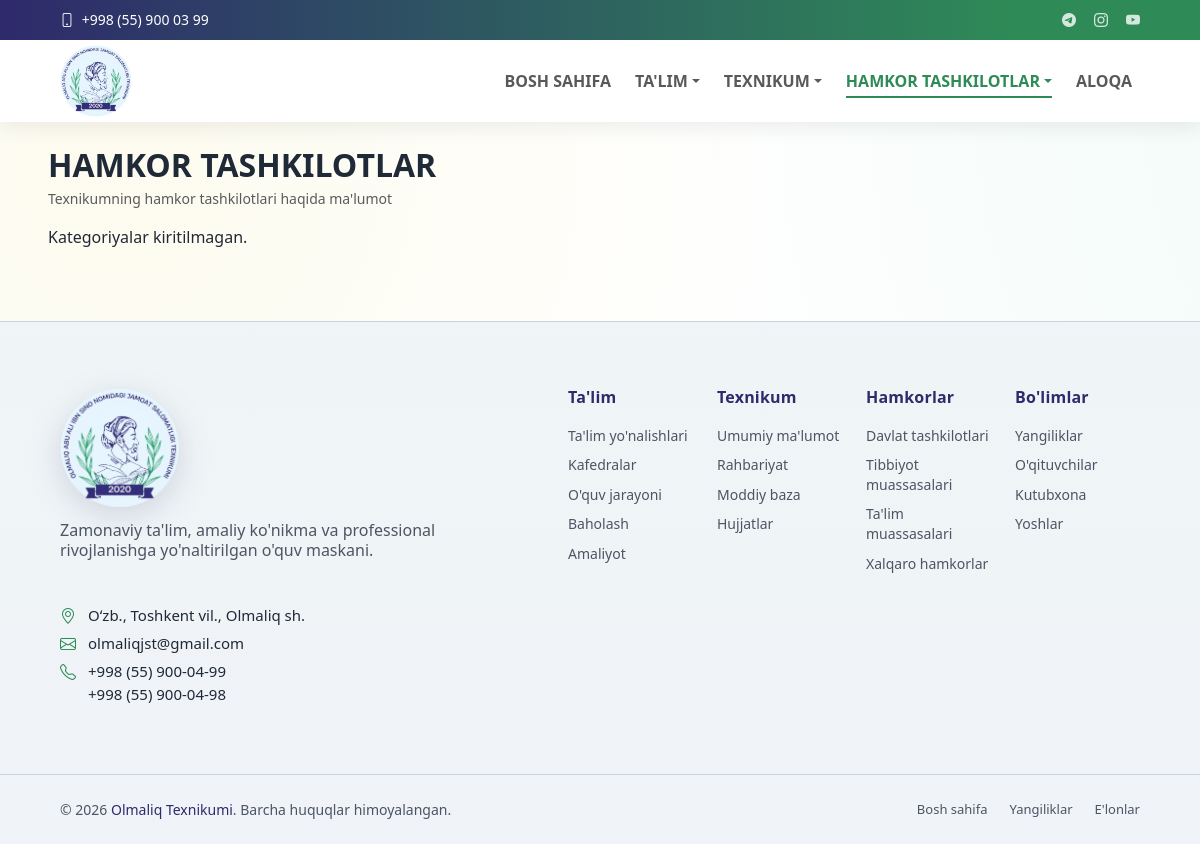
Page /hamkorlar/ on the earlier database version.
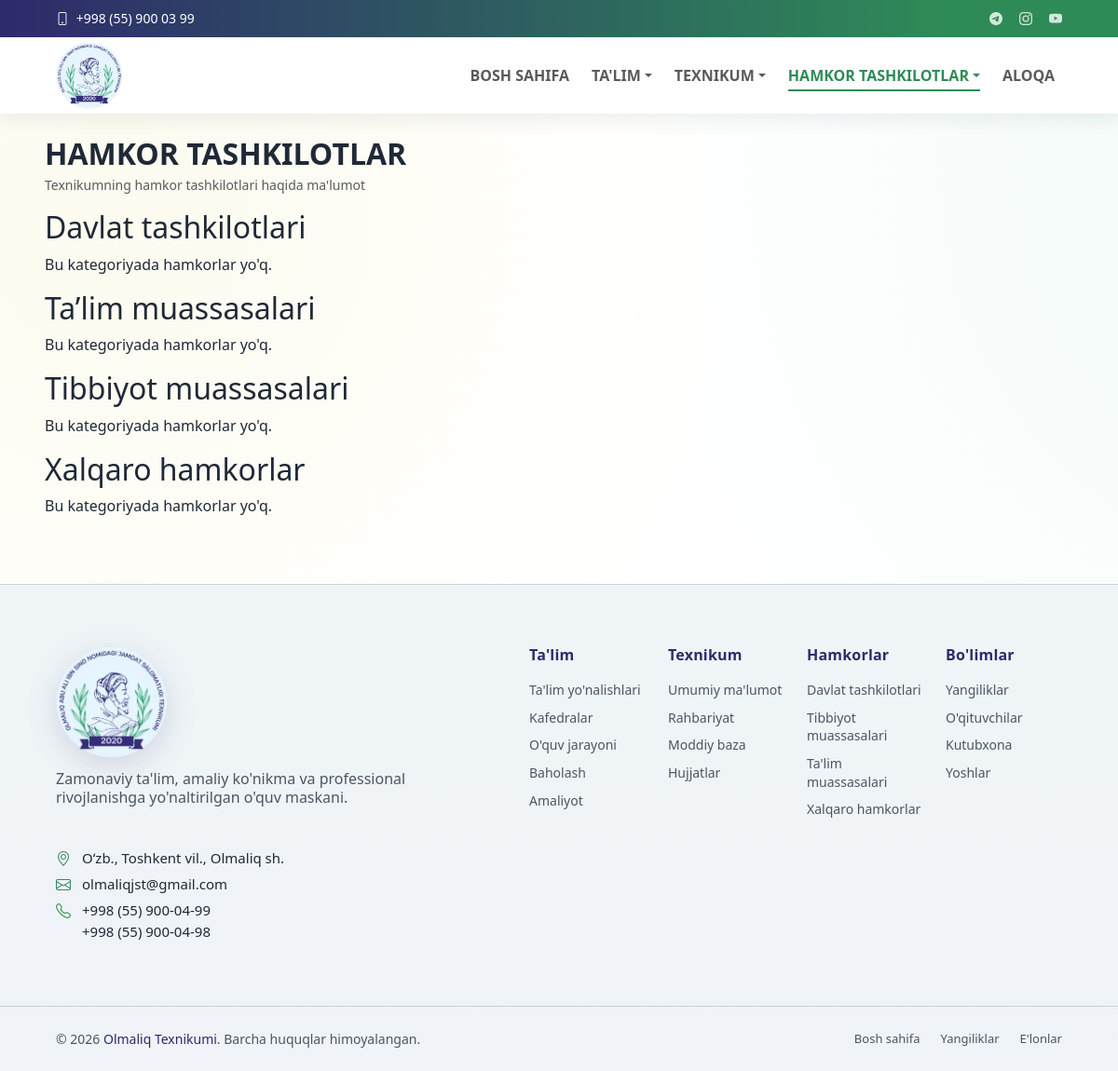
Same page on the later database version.
### core/models.py (models this page shows, shortened)
class TopbarSettings(models.Model):
    email = models.EmailField(blank=True)
    phone = models.CharField(max_length=50, blank=True)
    telegram_url = models.URLField(blank=True)
    instagram_url = models.URLField(blank=True)
    youtube_url = models.URLField(blank=True)
    is_active = models.BooleanField(default=True)
    updated_at = models.DateTimeField(auto_now=True)
    class Meta:
        ordering = ['-updated_at', '-id']
        verbose_name = "Topbar sozlamasi"
        verbose_name_plural = "Topbar sozlamalari"

### partners/models.py (models this page shows, shortened)
class PartnerCategory(models.Model):
    name = models.CharField(max_length=200)
    slug = models.SlugField(unique=True)
    description = models.TextField(blank=True)
    class Meta:
        ordering = ['name']
        verbose_name = "Hamkor kategoriyasi"
        verbose_name_plural = "Hamkor kategoriyalari"

### partners/views.py (the view)
# urls.py: path('', views.partner_list, name='partner_list'),
def partner_list(request):
    categories = PartnerCategory.objects.prefetch_related('partners').all()
    return render(request, 'partners/partner_list.html', {'categories': categories})

### core/context_processors.py (called while the page is built)
def menu_context(request):
    menu_items = (
        Menu.objects.filter(parent__isnull=True, is_active=True)
        .prefetch_related('children')
        .order_by('order', 'id')
    )
    topbar = TopbarSettings.objects.filter(is_active=True).first()
    return {
        'menu_items': menu_items,
        'topbar_settings': topbar,
    }

### partners/templates/partners/partner_list.html (shortened to what this page needs)
{% extends 'base.html' %}
{% block content %}
    <section>
        <div class="mt-5 mt-md-3 mt-lg-2">
            <h2 class="fw-bold text-uppercase mb-1">Hamkor tashkilotlar</h2>
            <p class="text-muted small">Texnikumning hamkor tashkilotlari haqida ma'lumot</p>
        </div>
        <div>
            {% for category in categories %}
                <h2 id="{{ category.name|slugify }}">{{ category.name }}</h2>
                {% for partner in category.partners.all %}
                    {% if partner.is_active %}
                        <p>
                            <strong>{{ partner.name }}</strong>
                            {% if partner.website %}-
                                <a href="{{ partner.website }}" target="_blank" rel="noopener">Sayt</a>
                            {% endif %}
                        </p>
                    {% endif %}
                    {% empty %}
                    <p>Bu kategoriyada hamkorlar yo'q.</p>
                {% endfor %}
                {% empty %}
                <p>Kategoriyalar kiritilmagan.</p>
            {% endfor %}
        </div>
    </section>
{% endblock %}

### templates/base.html (shortened to what this page needs)
{% load static %}
<!DOCTYPE html>
<html lang="uz">
<head>
    <link href="https://cdn.jsdelivr.net/npm/bootstrap@5.3.3/dist/css/bootstrap.min.css" rel="stylesheet">
    <link href="https://cdn.jsdelivr.net/npm/bootstrap-icons@1.11.3/font/bootstrap-icons.min.css" rel="stylesheet">
    <link rel="stylesheet" href="{% static 'css/style.css' %}">
    <link rel="stylesheet" href="{% static 'css/responsive.css' %}">
    <link rel="stylesheet" href="{% static 'css/admin.css' %}">
</head>
<body>
    {% include 'includes/header.html' %}
    <main class="container page-content">
        {% block content %}{% endblock %}
    </main>
    {% include 'includes/footer.html' %}
</body>
</html>

### templates/includes/header.html (shortened to what this page needs)
{% load static %}
<header id="header" class="header fixed-top">
    <div class="topbar d-flex align-items-center">
        <div class="container d-flex justify-content-center justify-content-md-between">
           <div class="contact-info d-flex align-items-center gap-3">
                <div class="d-flex align-items-center">
                    <a href="tel:{{ topbar_settings.phone }}" class="link-underline link-underline-opacity-0 lh-1">
                        <i class="bi bi-phone me-1"></i>
                    <span>{{ topbar_settings.phone }}</span>
                    </a>
                </div>
            </div>
            <div class="social-links d-flex align-items-center">
                <a href="{{ topbar_settings.telegram_url }}" target="_blank" rel="noopener" aria-label="Telegram"><i class="bi bi-telegram"></i></a>
                <a href="{{ topbar_settings.instagram_url }}" target="_blank" rel="noopener" aria-label="Instagram"><i class="bi bi-instagram"></i></a>
                <a href="{{ topbar_settings.youtube_url }}" target="_blank" rel="noopener" aria-label="YouTube"><i class="bi bi-youtube"></i></a>
            </div>
        </div>
    </div>
    <div class="branding d-flex align-items-center">
        <nav class="navbar navbar-expand-lg  py-0 w-100">
            <div class="container position-relative d-flex align-items-center justify-content-between">
                <a class="navbar-brand brand d-flex align-items-center gap-2" href="{% url 'core:home' %}">
                    <img class="brand-logo" src="{% static 'images/logo.png' %}" alt="Olmaliq texnikumi logosi">
                </a>
                <div class="collapse navbar-collapse" id="mainNavbar">
                    {% with ns=request.resolver_match.namespace name=request.resolver_match.url_name %}
                    <ul class="navbar-nav ms-auto mb-2 mb-lg-0 align-items-lg-center gap-lg-2">
                        <li class="nav-item">
                            <a class="nav-link {% if ns == 'core' and name == 'home' %}active{% endif %}" href="{% url 'core:home' %}" {% if ns == 'core' and name == 'home' %}aria-current="page"{% endif %}>Bosh sahifa</a>
                        </li>
                        <li class="nav-item dropdown">
                            <a class="nav-link dropdown-toggle " href="#" role="button" data-bs-toggle="dropdown" aria-expanded="false" >Ta'lim</a>
                        </li>
                        <li class="nav-item dropdown">
                            <a class="nav-link dropdown-toggle " href="#" role="button" data-bs-toggle="dropdown" aria-expanded="false" >Texnikum</a>
                        </li>
                        <li class="nav-item dropdown">
                            <a class="nav-link dropdown-toggle {% if ns == 'partners' %}active{% endif %}" href="#" role="button" data-bs-toggle="dropdown" aria-expanded="false" {% if ns == 'partners' %}aria-current="page"{% endif %}>Hamkor tashkilotlar</a>
                        </li>
                        <li class="nav-item">
                            <a class="nav-link {% if ns == 'contact' %}active{% endif %}" href="{% url 'contact:contact' %}" {% if ns == 'contact' %}aria-current="page"{% endif %}>Aloqa</a>
                        </li>
                    </ul>
                    {% endwith %}
                </div>
            </div>
        </nav>
    </div>
</header>

### templates/includes/footer.html
{% load static %}
<footer id="footer" class="footer-16 footer position-relative">
    <div class="container">
        <div class="footer-main">
            <div class="row align-items-start">
                <div class="col-lg-5">
                    <div class="brand-section">
                        <a href="{% url 'core:home' %}" class="logo d-inline-flex align-items-center mb-2" aria-label="Olmaliq texnikumi bosh sahifasi">
                            <img class="footer-brand-logo" src="{% static 'images/logo.png' %}" alt="Olmaliq texnikumi logosi">
                        </a>
                        <p class="brand-description lh-sm">
                            Zamonaviy ta'lim, amaliy ko'nikma va professional rivojlanishga yo'naltirilgan o'quv maskani.
                        </p>
                        <div class="contact-info mt-5">
                            <div class="contact-item">
                                <i class="bi bi-geo-alt"></i>
                                <a href="https://yandex.uz/maps/?text=Olmaliq%20shahri%2C%20O%27zbekiston" target="_blank" rel="noopener">
                                    Oʻzb., Toshkent vil., Olmaliq sh.
                                </a>
                            </div>
                            <div class="contact-item">
                                <i class="bi bi-envelope"></i>
                                <a href="mailto:olmaliqjst@gmail.com">olmaliqjst@gmail.com</a>
                            </div>
                            <div class="contact-item contact-item--phones">
                                <i class="bi bi-telephone"></i>
                                <div class="phone-links d-flex flex-column gap-2">
                                    <a href="tel:+998559000499">+998 (55) 900-04-99</a>
                                    <a href="tel:+998559000498">+998 (55) 900-04-98</a>
                                </div>
                            </div>
                        </div>
                    </div>
                </div>
                <div class="col-lg-7">
                    <div class="footer-nav-wrapper">
                        <div class="row">
                            <div class="col-6 col-lg-3">
                                <div class="nav-column">
                                    <h6>Ta'lim</h6>
                                    <nav class="footer-nav">
                                        <a href="{% url 'education:directions' %}">Ta'lim yo'nalishlari</a>
                                        <a href="{% url 'education:departments_list' %}">Kafedralar</a>
                                        <a href="{% url 'education:process' %}">O'quv jarayoni</a>
                                        <a href="{% url 'education:assessment' %}">Baholash</a>
                                        <a href="{% url 'education:practice' %}">Amaliyot</a>
                                    </nav>
                                </div>
                            </div>
                            <div class="col-6 col-lg-3">
                                <div class="nav-column">
                                    <h6>Texnikum</h6>
                                    <nav class="footer-nav">
                                        <a href="{% url 'core:about' %}">Umumiy ma'lumot</a>
                                        <a href="{% url 'core:leadership' %}">Rahbariyat</a>
                                        <a href="{% url 'core:material_base' %}">Moddiy baza</a>
                                        <a href="{% url 'core:documents' %}">Hujjatlar</a>
                                    </nav>
                                </div>
                            </div>
                            <div class="col-6 col-lg-3">
                                <div class="nav-column">
                                    <h6>Hamkorlar</h6>
                                    <nav class="footer-nav">
                                        <a href="{% url 'partners:partner_list' %}#davlat-tashkilotlari">Davlat tashkilotlari</a>
                                        <a href="{% url 'partners:partner_list' %}#tibbiyot-muassasalari">Tibbiyot muassasalari</a>
                                        <a href="{% url 'partners:partner_list' %}#talim-muassasalari">Ta'lim muassasalari</a>
                                        <a href="{% url 'partners:partner_list' %}#xalqaro-hamkorlar">Xalqaro hamkorlar</a>
                                    </nav>
                                </div>
                            </div>
                            <div class="col-6 col-lg-3">
                                <div class="nav-column">
                                    <h6>Bo'limlar</h6>
                                    <nav class="footer-nav">
                                        <a href="{% url 'news:news_list' %}">Yangiliklar</a>
                                        <a href="{% url 'faculty:teacher_list' %}">O'qituvchilar</a>
                                        <a href="{% url 'library:book_list' %}">Kutubxona</a>
                                        <a href="{% url 'youth:index' %}">Yoshlar</a>
                                    </nav>
                                </div>
                            </div>
                        </div>
                    </div>
                </div>
            </div>
        </div>
    </div>
    <div class="footer-bottom">
        <div class="container">
            <div class="bottom-content">
                <div class="row align-items-center">
                    <div class="col-lg-6">
                        <div class="copyright">
                            <p>&copy; {% now "Y" %} <span class="sitename">Olmaliq Texnikumi</span>. Barcha huquqlar himoyalangan.</p>
                        </div>
                    </div>
                    <div class="col-lg-6">
                        <div class="legal-links">
                            <a href="{% url 'core:home' %}">Bosh sahifa</a>
                            <a href="{% url 'news:news_list' %}">Yangiliklar</a>
                            <a href="{% url 'core:announcements_list' %}">E'lonlar</a>
                        </div>
                    </div>
                </div>
            </div>
        </div>
    </div>
</footer>

Differences in the rows shown:
added PartnerCategory: name "Davlat tashkilotlari"
added PartnerCategory: name "Ta’lim muassasalari"
added PartnerCategory: name "Tibbiyot muassasalari"
added PartnerCategory: name "Xalqaro hamkorlar"
Other differences:
text no longer shown: "Kategoriyalar kiritilmagan."
